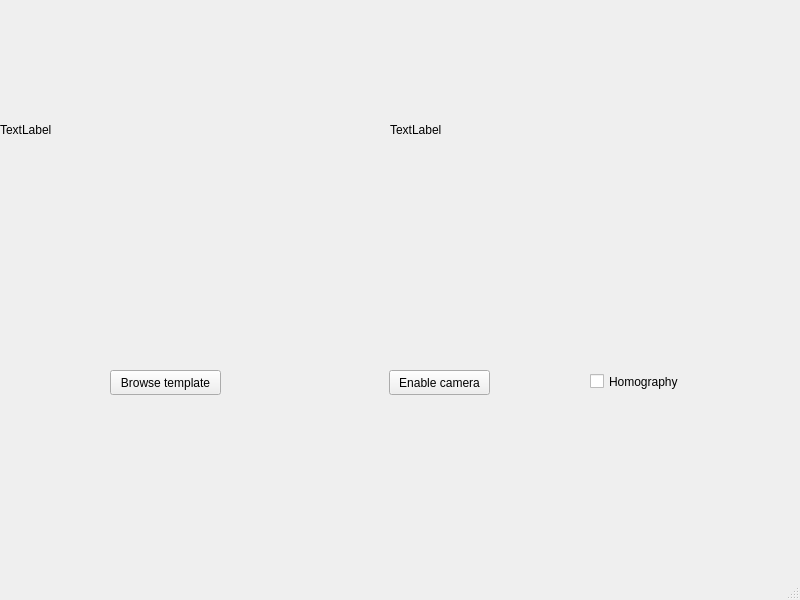
<?xml version="1.0" encoding="UTF-8"?>
<ui version="4.0">
 <class>SIFTDemo</class>
 <widget class="QMainWindow" name="SIFTDemo">
  <property name="geometry">
   <rect>
    <x>0</x>
    <y>0</y>
    <width>800</width>
    <height>600</height>
   </rect>
  </property>
  <property name="windowTitle">
   <string>MainWindow</string>
  </property>
  <widget class="QWidget" name="centralwidget">
   <widget class="QPushButton" name="browse_button">
    <property name="geometry">
     <rect>
      <x>110</x>
      <y>370</y>
      <width>111</width>
      <height>25</height>
     </rect>
    </property>
    <property name="text">
     <string>Browse template</string>
    </property>
   </widget>
   <widget class="QPushButton" name="toggle_cam_button">
    <property name="geometry">
     <rect>
      <x>389</x>
      <y>370</y>
      <width>101</width>
      <height>25</height>
     </rect>
    </property>
    <property name="text">
     <string>Enable camera</string>
    </property>
   </widget>
   <widget class="QLabel" name="template_label">
    <property name="geometry">
     <rect>
      <x>0</x>
      <y>10</y>
      <width>320</width>
      <height>240</height>
     </rect>
    </property>
    <property name="text">
     <string>TextLabel</string>
    </property>
   </widget>
   <widget class="QLabel" name="live_image_label">
    <property name="geometry">
     <rect>
      <x>390</x>
      <y>10</y>
      <width>320</width>
      <height>240</height>
     </rect>
    </property>
    <property name="text">
     <string>TextLabel</string>
    </property>
   </widget>
   <widget class="QCheckBox" name="homography_checkbox">
    <property name="geometry">
     <rect>
      <x>590</x>
      <y>370</y>
      <width>101</width>
      <height>23</height>
     </rect>
    </property>
    <property name="text">
     <string>Homography</string>
    </property>
   </widget>
  </widget>
  <widget class="QMenuBar" name="menubar">
   <property name="geometry">
    <rect>
     <x>0</x>
     <y>0</y>
     <width>800</width>
     <height>22</height>
    </rect>
   </property>
  </widget>
  <widget class="QStatusBar" name="statusbar"/>
 </widget>
 <resources/>
 <connections/>
</ui>
